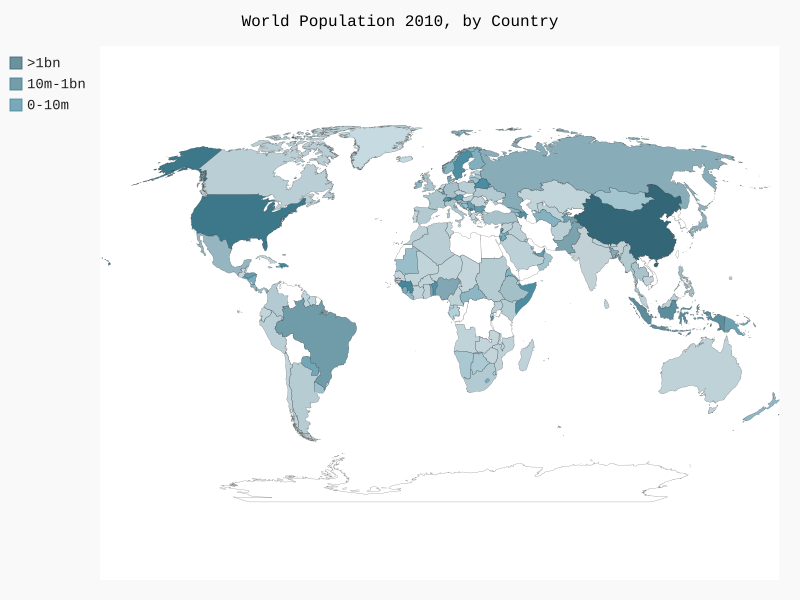

Generate this figure with Python:
import json 

import pygal
from pygal.style import * 

from country_code import get_country_code

# Load the data into a list(pop_data).
filename = 'population_data.json'
with open(filename) as f: 
    pop_data = json.load(f)

# Build a dictionary of population data(cc_populations).
cc_populations = {}
for pop_dict in pop_data: 
    if pop_dict['Year'] == '2010': 
        country_name = pop_dict['Country Name']
        population =  int(float(pop_dict['Value']))
        code = get_country_code(country_name)
        if code: 
            cc_populations[code] = population


# Group populations into 3 population levels.
cc_pop1, cc_pop2, cc_pop3 = {},{},{}
for cc,pop in cc_populations.items(): 
    if pop < 1e7: 
        cc_pop1[cc] = pop # Population less than 10 million.
    elif pop < 1e9: 
        cc_pop2[cc] = pop # Population between 10 million and 1 billion.
    else: 
        cc_pop3[cc] = pop # Greater than 1 billion.

# See how many countries in each level.
print(len(cc_pop1), len(cc_pop2), len(cc_pop3))

# Create a World Map / Visualize Populations by Country.
wm_style = LightenStyle('#336676', step=10)
wm = pygal.maps.world.World(style=wm_style)
wm.title = 'World Population 2010, by Country'
wm.add('>1bn', cc_pop3)
wm.add('10m-1bn', cc_pop2)
wm.add('0-10m', cc_pop1)


if __name__ == "__main__":
    wm.render_to_file('world_population.svg')
